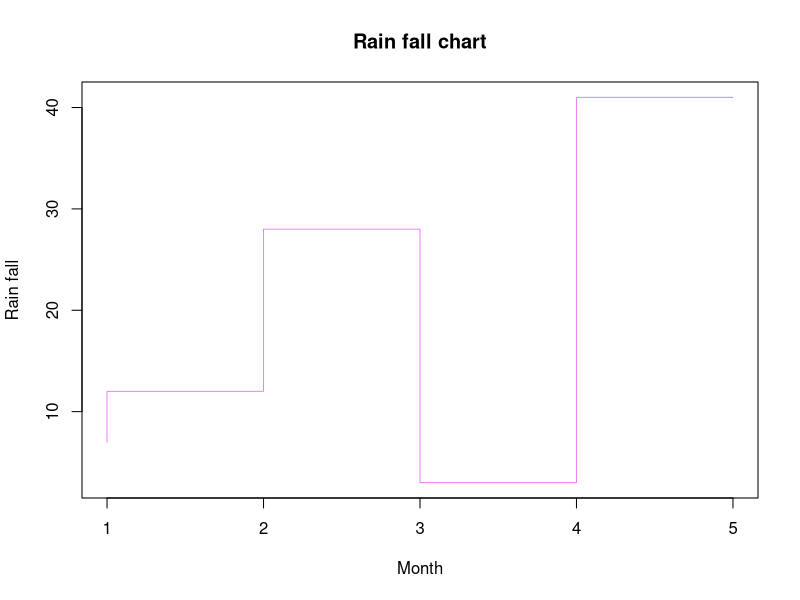
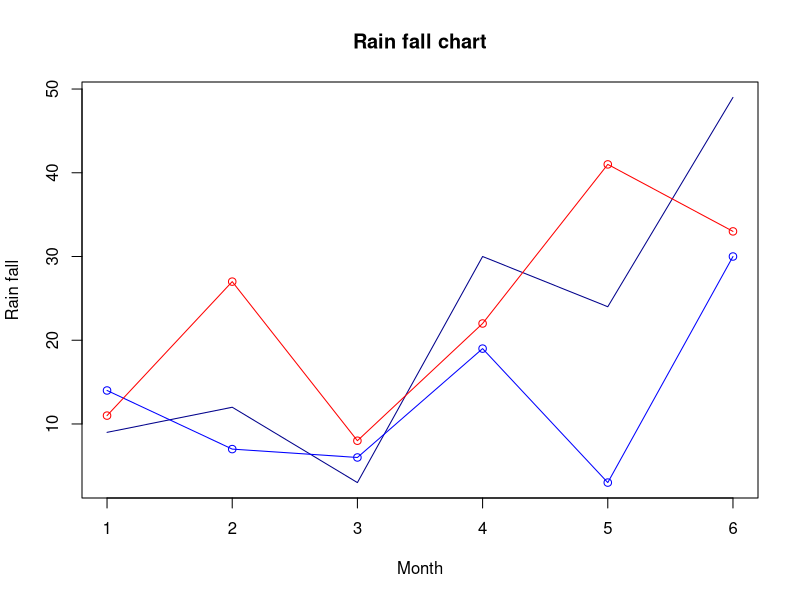

The R source for these figures, in order:
#simple line chart
v<-c(7,12,28,3,41)
getwd()
setwd("D:/nidhi6004")

# Give the chart file a name.
  png(file = "line_chart4.png")
  
  # Plot the bar chart.
  plot(v,
       type="S",
       col="violet",xlab="Month",ylab="Rain fall",main="Rain fall chart")
  # Save the file.
  dev.off()
       

# Multi lines chart
# Create the data for the chart.

v <- c(9,12,3,30,24,49)
t <- c(14,7,6,19,3,30)
x<- c(11,27,8,22,41,33)
# Give the chart file a name.
jpeg(file = "multiLines2.jpg")

#The lines( ) function adds information to a graph. It can not produce a graph on its own.
#Usually it follows a plot(x, y) command that produces a graph.

# Plot the bar chart.
# Plot the bar chart Title , Color & Lables. 
plot(v,type="l",col="darkblue",xlab="Month",ylab="Rain fall",main="Rain fall chart")

lines(t, type="o", col="blue")
lines(x,type="o",col="red")
# Save the file.
dev.off()
  
